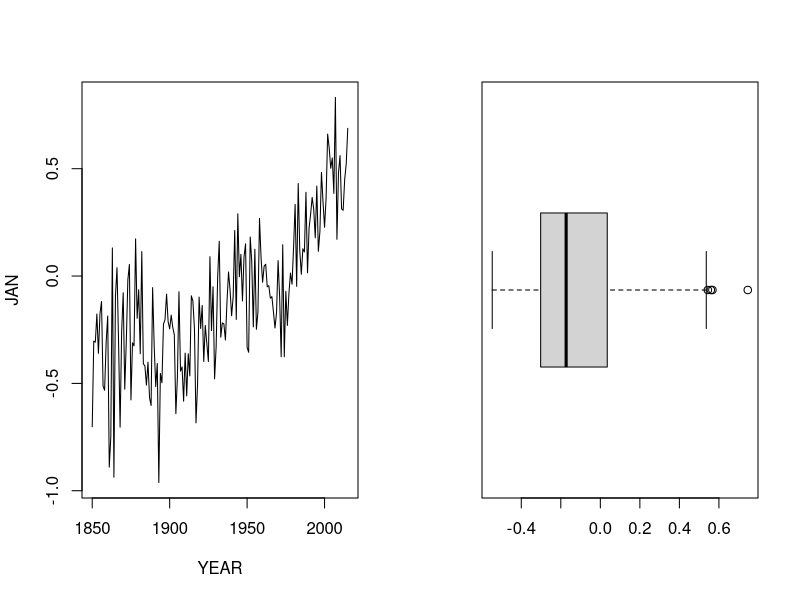

Write the R code that produced this figure.
## ---- chunk 1
is.character("ABC")
as.integer(11 + 1i)
## ---- chunk 2
v <- c(1.4, 2.0, 6.1, 2.7)
u <- c(2.0, 1.3)
u + v # <1> 
u * v # <2> 
u * 2.3 # <3> 
## ---- chunk 3
x <- 1:10 #<1>
x <- seq(10:1) #<1>
x <- vector(mode = "numeric", length = 10) #<1>
x <- replicate(n = 10, expr = eval(2)) #<1>
x <- sample(x = 10, size = 10, replace = TRUE) #<1>
x <- rep(x = 15, times = 2) #<1>
x <- rnorm(n = 10, mean = 2, sd = 20) #<1>
t(x) * x #<2> 
names(x) <- LETTERS[1:length(x)] #<3>
x[x > 0] #<4> 
x[1:3] #<5> 
## ---- chunk 4

trida <- factor(x = 1:4,
                labels = c(paste(1:4, ". třída", sep = "")), 
                ordered = TRUE)

## ---- chunk 5
x <- c(1:10)
dim(x) <- c(2, 5) #<1>
x
## ---- chunk 6
B <- matrix(
  data = c(1, 2 + 3i, 5.4, 4, 5), 
  nrow = 2, 
  ncol = 3)
## ---- chunk 7
A <- matrix(data = seq(from = 1, to = 16, by = 2), nrow = 4)
str(A) # <1> 
dim(A) # <2> 
svd(A) # <3> 
diag(A) # <4> 
# sweep(x = A, MARGIN = 1, STATS = mean)
## ---- chunk 8
Sys.setenv(LIBGS = "/usr/local/share/ghostscript/10.03.0/lib/")
font_opts <- list(dvisvgm.opts = "--font-format=woff")
## ---- chunk 9
DF <- data.frame(name = letters[1:5], 
                 value = rnorm(5))
DF
DF["name"]        # podvýběr do data.frame
DF[["name"]]      # podvýběr do vektoru
DF[, "name"]      # podvýběr do vektoru
## ---- chunk 10
DF <- data.frame(
  mon = rep(month.abb, 
            times = c(31, 28, 31, 30, 31, 30, 31, 31, 30, 31, 30, 31)), 
  value = rnorm(365), 
  yr = 2001)
str(DF)
names(DF)
nrow(DF)
ncol(DF)
## ---- chunk 11
A <- 1
if(A >= 1) {
  cat("A je větší nebo shodné s 1.")
}
## ---- chunk 12
A <- 5
if(A >= 2) { #<1>
  cat("A je větší nebo shodné s 2.") #<1>
} else if(A > 2) { #<1>
  cat("A je větší než 2.") #<1>
} #<1>
## ---- chunk 13
x <- -5:5
cat("Prvek x + 3 je více než 0: ", ifelse(x - 3 > 0, yes = "Ano", no = "Ne"))
## ---- chunk 14
varianta <- "B"
2 * (switch(
      varianta,
        "A" = 2,  # <1> 
        "B" = 3)) # <2> 
## ---- chunk 15
for(i in 1:4) {
  cat("Iterace ", i, "\n")
}
## ---- chunk 16
i <- 1
while(i < 5) {
  cat("Iterace ", i, "\n")
  i <- i + 1
}
## ---- chunk 17
i <- 1
repeat { #<1>
  cat("Iterace ", i, "\n") #<1>
  i <- i + 1 #<1>
  if(i >= 5) break #<1> # <2>
} #<1>
## ---- chunk 18
x <- rnorm(100)
nejblizsi_hodnota <- function(x, value) { # <1>
  x[which(abs(x - value) == min(abs(x - value)))] # <1>
} # <1>

cat("Hodnota nejblíže 0 z vektoru x je:" , nejblizsi_hodnota(x = x, value = 0))
## ---- chunk 19
global_temperatures <- read.csv(file = "./data/JonesGlobalT.csv", row.names = 1)
head(x = global_temperatures, n = 5)
## ---- chunk 20
global_temperature_yr <- aggregate(x = . ~ YEAR, # <1>
                                   FUN = mean,  # <1>
                                   data = global_temperatures) # <1>
head(x = global_temperature_yr, n = 5)
## ---- chunk 21
par(mfrow = c(1, 2))
with(data = global_temperature_yr, expr = plot(YEAR, JAN, type = "l"))
with(data = global_temperature_yr, 
     expr = boxplot(ANNUAL, horizontal = TRUE))
